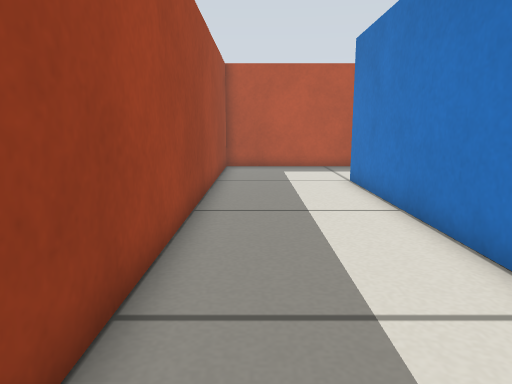
view 1 (above)

16 first-person views from a walk through a robot-simulator world made for Gazebo. The camera is 0.39 m above the floor, tilts 10° down and sees 70° across. The floor is counted in squares, 0.2 m on a side. Each view is taken from the middle of a square. On the plan, view 1 faces up. The plan holds only what a view shows up to about 18 squares ahead; the rest is blank.

view 2
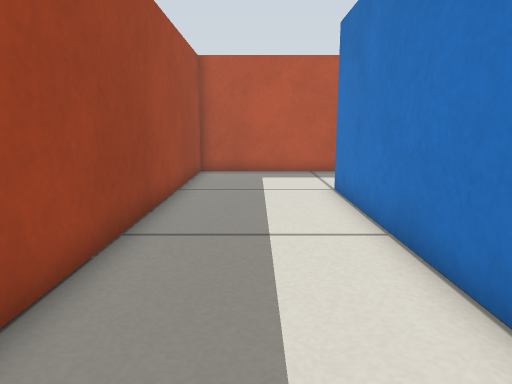

view 3
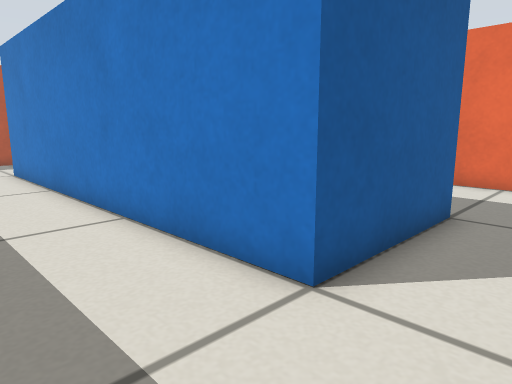

view 4
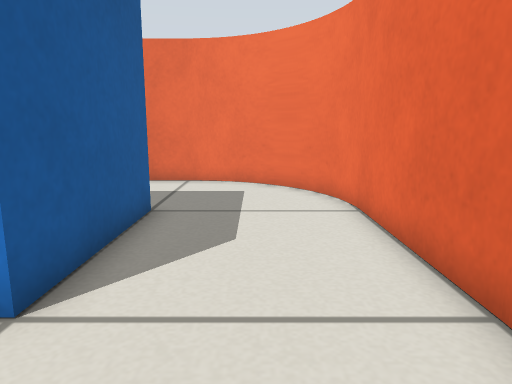

view 5
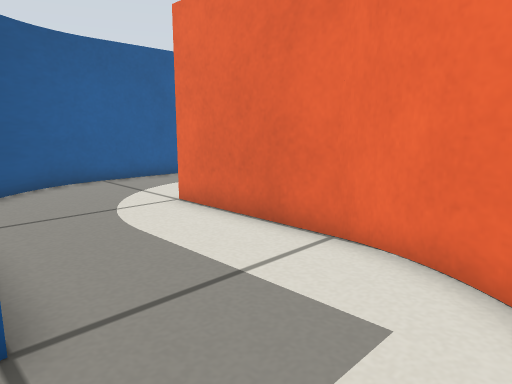

view 6
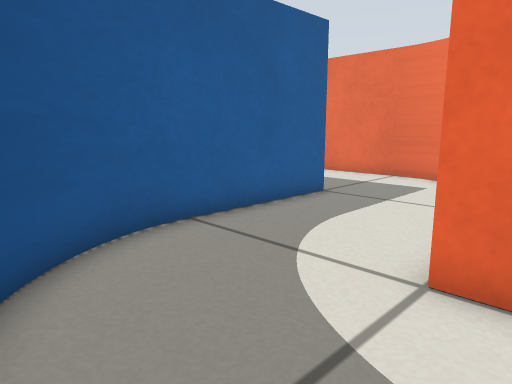

view 7
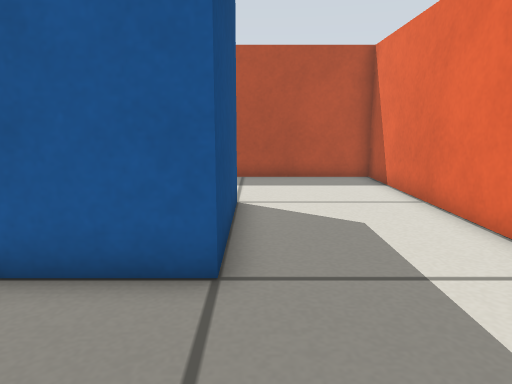

view 8
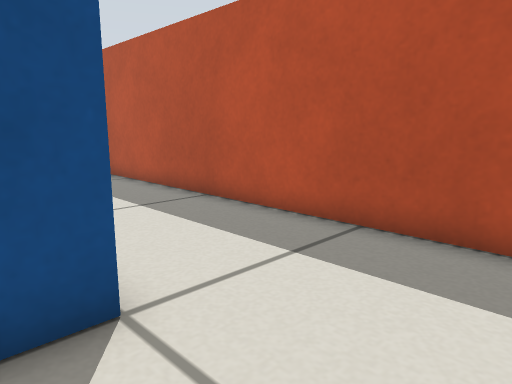

view 9
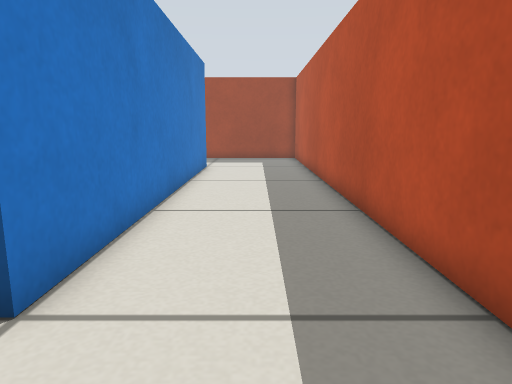

view 10
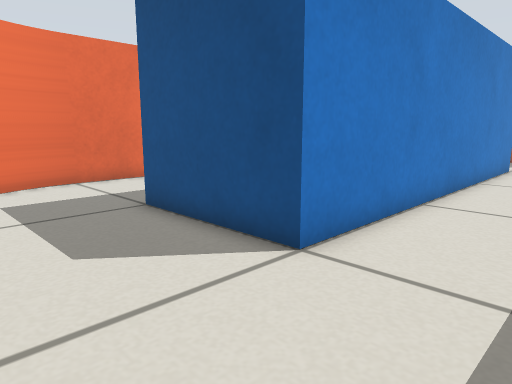

view 11
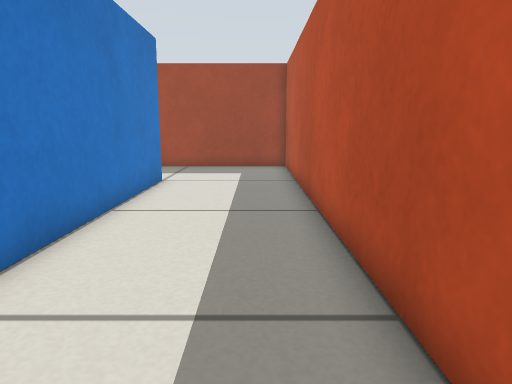

view 12
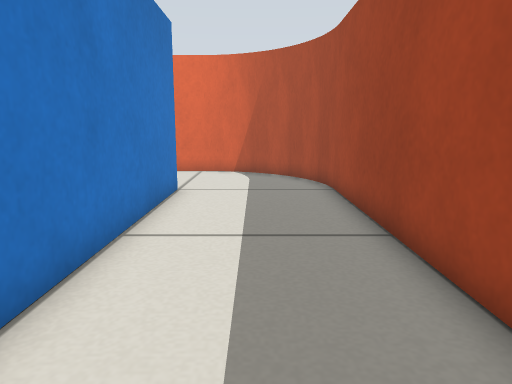

view 13
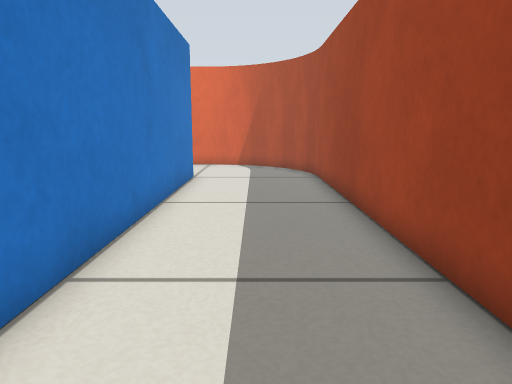

view 14
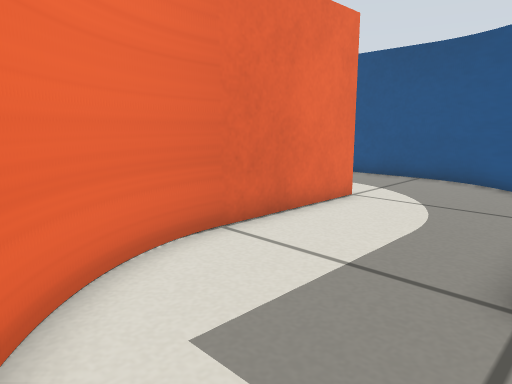

view 15
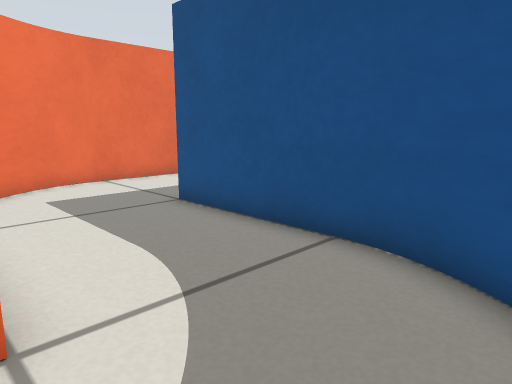

view 16
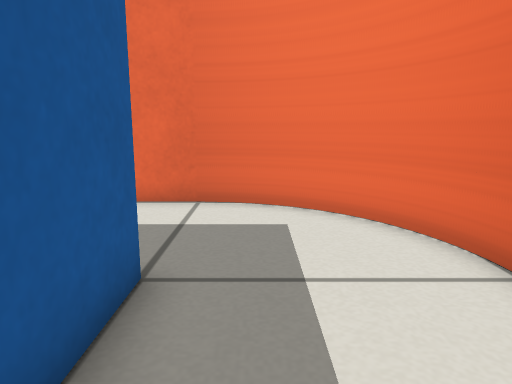

### Floor plan
Points are (right, up) in squares from view 1. A wall is a line through its corners. A room is listed if a view was taken in it or the views show most of it. See-through windows are left out.
Room 1 (views 1, 2, 3, 4, 5, 6, 7, 8, 9, 10, 11, 12, 13, 14, 15, 16)
walls: (10.7, 7.7) (10, 7.1); (10.1, 7.1) (9.6, 6.7); (9.7, 6.8) (9.4, 6.3); (11.7, 8.2) (11.1, 7.9) (10.6, 7.6); (12.1, 8.3) (11.5, 8.1); (9.4, 6.4) (8.9, 5.6); (12.6, 8.4) (12, 8.3); (9, 5.7) (8.7, 5); (13.1, 8.5) (12.5, 8.4); (8.8, 5.1) (8.6, 4.5); (8.6, 4.6) (8.5, 3.9); (8.5, 4) (8.5, -1.5) (3.5, -1.5) (3.5, 13.5) (18.5, 13.5) (18.5, 8.5) (13, 8.5); (19.1, 3.5) (19.7, 3.6); (19.6, 3.6) (20.5, 3.9); (13.5, -2) (13.5, 3.5) (19, 3.5); (13.4, -2.4) (13.5, -1.9); (20.4, 3.9) (20.9, 4.1) (21.5, 4.5); (13.3, -2.9) (13.5, -2.3); (21.4, 4.4) (21.8, 4.7); (21.6, 4.6) (22.4, 5.4); (13, -3.8) (13.4, -2.8); (22.3, 5.2) (22.7, 5.7); (22.6, 5.6) (22.9, 6.1); (12.5, -4.6) (12.8, -4.1) (13.1, -3.6); (22.9, 6) (23.2, 6.6); (23.1, 6.5) (23.4, 7.4) (23.5, 8.1); (11.6, -5.4) (12.3, -4.7); (23.5, 8) (23.5, 18.5) (-1.5, 18.5) (-1.5, -2); (10.4, -6.2) (10.9, -5.9) (11.7, -5.3); (9.8, -6.4) (10.5, -6.1); (9.3, -6.5) (9.9, -6.3); (8.9, -6.5) (9.4, -6.4); (-1.5, -2.2) (-1.3, -2.9); (3, -6.5) (9, -6.5); (-1.4, -2.8) (-1.1, -3.5) (-0.8, -4); (1.7, -6.2) (2.6, -6.4) (3.1, -6.5); (-0.9, -4) (-0.5, -4.6); (0.1, -5.1) (0.5, -5.6); (0.5, -5.5) (1.3, -6) (1.9, -6.3); (-0.6, -4.5) (0.2, -5.3)

Where each view was taken, in squares from view 1:
view 1: 0 up, 0 right, facing up
view 2: 2 up, 1 right, facing up
view 3: 4 down, 0 right, facing up-right
view 4: 4 down, 0 right, facing right
view 5: 5 down, 8 right, facing up-right
view 6: 2 up, 9 right, facing up-right
view 7: 4 up, 19 right, facing up
view 8: 12 up, 22 right, facing up-left
view 9: 16 up, 22 right, facing left
view 10: 17 up, 23 right, facing down-left
view 11: 17 up, 17 right, facing left
view 12: 10 up, 1 right, facing down
view 13: 13 up, 1 right, facing down
view 14: 9 up, 23 right, facing down-left
view 15: 7 up, 14 right, facing down-left
view 16: 7 up, 14 right, facing right
